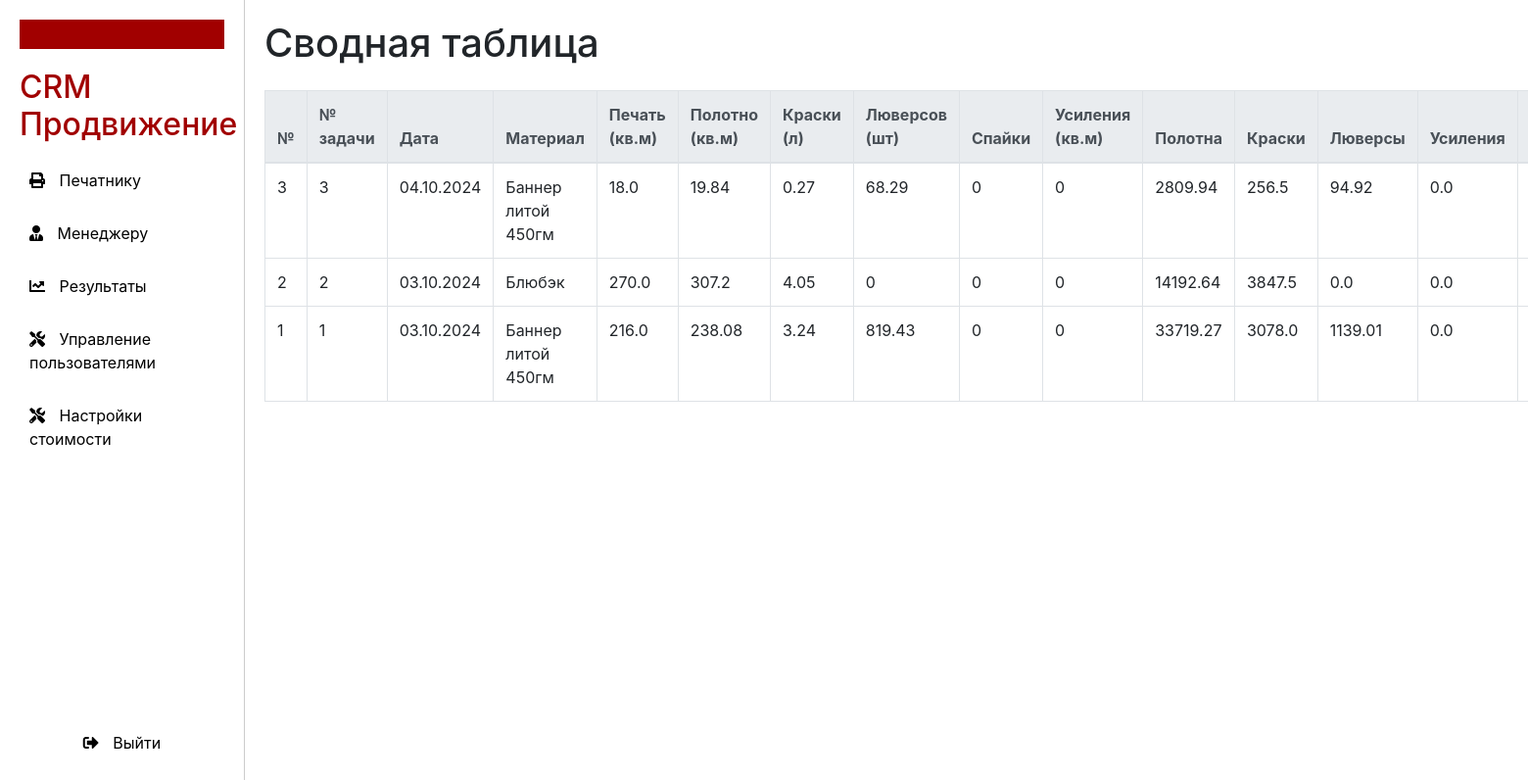
The page /results (signed in) on the database its author committed.
### models.py (models this page shows)
class Result(Base):
    __tablename__ = 'results'
    order_id = Column(Integer, ForeignKey('orders.id'), primary_key=True)
    total_print_area = Column(Float, nullable=True)
    total_canvas_area = Column(Float, nullable=True)
    total_paints = Column(Float, nullable=True)
    total_eyelets = Column(Integer, nullable=True)
    total_spikes = Column(Integer, nullable=True)
    total_reinforcements = Column(Integer, nullable=True)
    expenses_canvas = Column(Float, nullable=True)
    expenses_prints = Column(Float, nullable=True)
    expenses_eyelets = Column(Float, nullable=True)
    expenses_reinforcements = Column(Float, nullable=True)
    salary_printer = Column(Float, nullable=True)
    salary_eyelet_worker = Column(Float, nullable=True)
    salary_cutter = Column(Float, nullable=True)
    salary_welder = Column(Float, nullable=True)
    total_expenses = Column(Float, nullable=True)
    tax = Column(Float, nullable=True)
    margin = Column(Float, nullable=True)
    order: Mapped["Order"] = relationship(back_populates="result")

class Order(Base):
    __tablename__ = 'orders'
    id = Column(Integer, primary_key=True, autoincrement=True)
    task_number = Column(Integer, nullable=False)
    date = Column(Date, nullable=False)
    subject = Column(String, nullable=False)
    material = Column(String, nullable=False)
    quantity = Column(Integer, nullable=False)
    performer = Column(String, nullable=False)
    print_width = Column(Float, nullable=False)
    print_height = Column(Float, nullable=False)
    canvas_width = Column(Float, nullable=False)
    canvas_length = Column(Float, nullable=False)
    eyelets = Column(String, nullable=False)
    spike = Column(String, nullable=False)
    reinforcement = Column(String, nullable=False)
    customer = Column(String, nullable=True)
    price_per_unit = Column(Integer, nullable=True)
    total_amount = Column(Integer, nullable=True)
    result: Mapped["Result"] = relationship(back_populates="order")

### main.py (the view)
@app.get("/results", response_class=HTMLResponse)
def results_page(request: Request, db: Session = Depends(get_db), current_user: User = Depends(get_current_user)):
    check_role_access(current_user, {Role.superuser, Role.admin})
    results = db.query(Result).order_by(Result.order_id.desc()).all()
    return templates.TemplateResponse("results.html", {"request": request,
                                                       "results": results,
                                                       "user": current_user,
                                                       "role": current_user.role.value, })

### templates/results.html (shortened to what this page needs)
{% extends "layout.html" %}
{% block result %}
<div class="content">
    <h1>Сводная таблица</h1>
    <table class="table table-bordered mt-4">
        <thead class="thead-light">
        <tr>
            <th>№</th>
            <th>№ задачи</th>
            <th>Дата</th>
            <th>Материал</th>
            <th>Печать (кв.м)</th>
            <th>Полотно (кв.м)</th>
            <th>Краски (л)</th>
            <th>Люверсов (шт)</th>
            <th>Спайки</th>
            <th>Усиления (кв.м)</th>
            <th>Полотна</th>
            <th>Краски</th>
            <th>Люверсы</th>
            <th>Усиления</th>
            <th>ЗП печатнику</th>
        </tr>
        </thead>
        {% if results %}
        <tbody>
        {% for result in results %}
        <tr>
            <td>{{ result.order.id }}</td>
            <td>{{ result.order.task_number }}</td>
            <td>{{ result.order.date.strftime("%d.%m.%Y") }}</td>
            <td>{{ result.order.material }}</td>
            <td>{{ result.total_print_area }}</td>
            <td>{{ result.total_canvas_area }}</td>
            <td>{{ result.total_paints }}</td>
            <td>{{ result.total_eyelets }}</td>
            <td>{{ result.total_spikes }}</td>
            <td>{{ result.total_reinforcements }}</td>
            <td>{{ result.expenses_canvas }}</td>
            <td>{{ result.expenses_prints }}</td>
            <td>{{ result.expenses_eyelets }}</td>
            <td>{{ result.expenses_reinforcements }}</td>
            <td>{{ result.salary_printer }}</td>
        </tr>
        {% endfor %}
        </tbody>
        {% else %}
        <tr>
            <td colspan="14">Нет доступных заказов</td>
        </tr>
        {% endif %}
    </table>
</div>
{% endblock %}

### templates/layout.html (style rules this page uses)
body { display: flex; min-height: 100vh; margin: 0; }
.content { flex: 1; padding: 20px; }

### rows shown on the page
Result: order.id "3", order.task_number "3", order "04.10.2024", order.material "Баннер литой 450гм", total_print_area "18.0", total_canvas_area "19.84", total_paints "0.27", total_eyelets "68.29", total_spikes "0", total_reinforcements "0", expenses_canvas "2809.94", expenses_prints "256.5", expenses_eyelets "94.92", expenses_reinforcements "0.0"
Result: order.id "2", order.task_number "2", order "03.10.2024", order.material "Блюбэк", total_print_area "270.0", total_canvas_area "307.2", total_paints "4.05", total_eyelets "0", total_spikes "0", total_reinforcements "0", expenses_canvas "14192.64", expenses_prints "3847.5", expenses_eyelets "0.0", expenses_reinforcements "0.0"
Result: order.id "1", order.task_number "1", order "03.10.2024", order.material "Баннер литой 450гм", total_print_area "216.0", total_canvas_area "238.08", total_paints "3.24", total_eyelets "819.43", total_spikes "0", total_reinforcements "0", expenses_canvas "33719.27", expenses_prints "3078.0", expenses_eyelets "1139.01", expenses_reinforcements "0.0"
